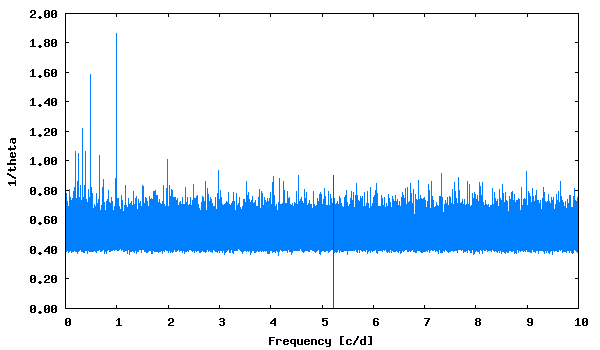

Recreate this plot in gnuplot.
set term png size 600,350 medium
set colors classic
set output "phase_lc_9.lk.png"
set xlabel "Frequency [c/d]"
set ylabel "1/theta"
set format y "%5.2f"
plot [] "lk.periodogram" using 1:2 with lines linecolor 3 title "", "<echo '5.219642  0.90'" with impulses linecolor 1 title ""
 
